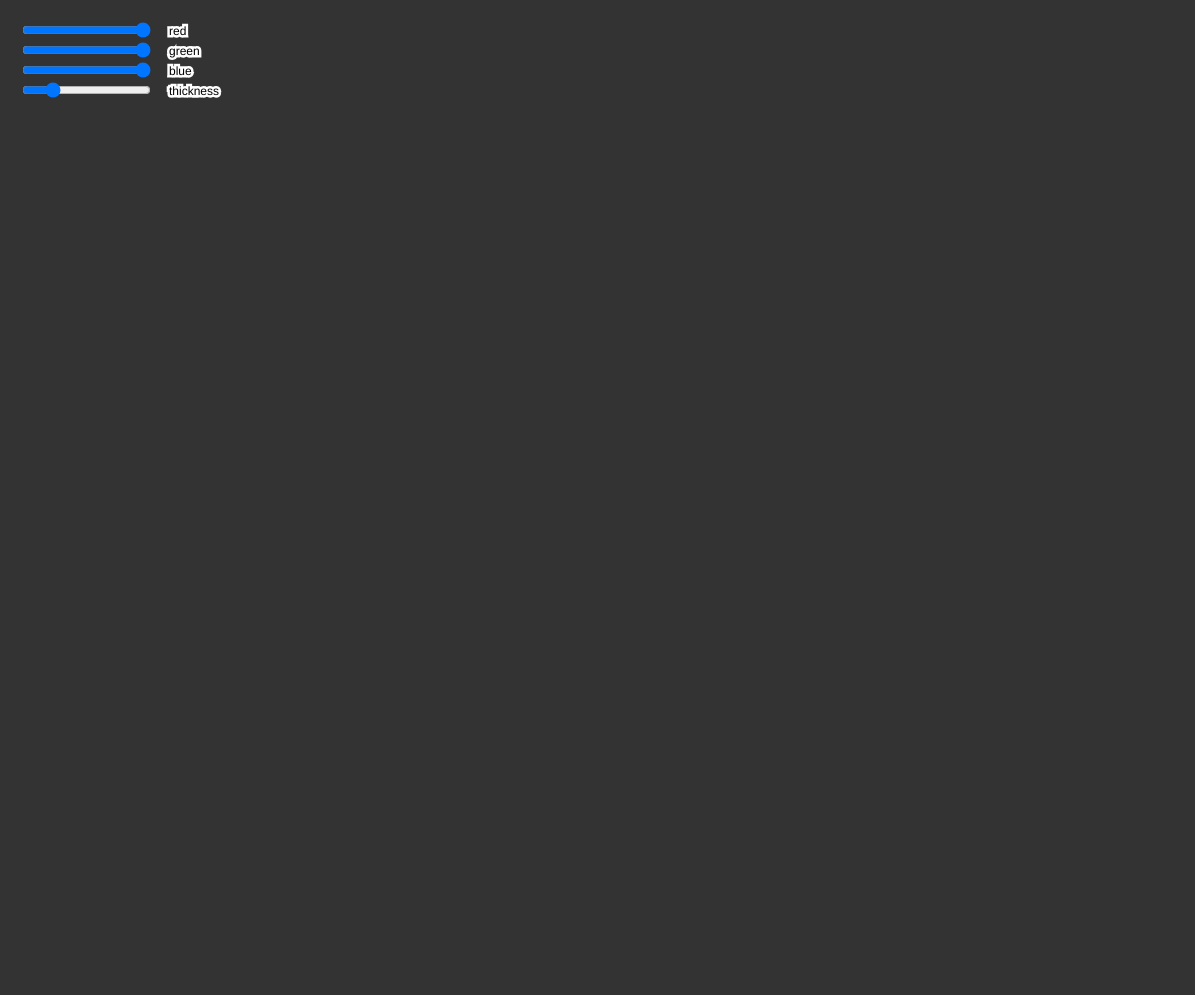
Frame 1 (no input)
Frame 60 (no input): identical to frame 1, image omitted
Frame 120 (the mouse pressed at the canvas centre since frame 60): identical to frame 1, image omitted

The p5.js sketch that drew this single still picture (run headless with seeded random() and noise() and a simulated clock; from frame 60 on, the mouse is pressed at the canvas centre):

// p5.js sketch
// ── sketch.js
var xol;
var yol;
var temp = 5;
var colr;
var colg;
var colb;
var wei;

function setup() {
  createCanvas(windowWidth -5, windowHeight -5);
  background(51);
  stroke(255);
  strokeWeight(5);
  colr = createSlider(0, 255, 255);
  colr.position(20, 20);
  colg = createSlider(0, 255, 255);
  colg.position(20, 40);
  colb = createSlider(0, 255, 255);
  colb.position(20, 60);
  wei = createSlider(0, 20, 4);
  wei.position(20, 80);
  text("red", colr.x * 2 + colr.width, 35);
  text("green", colg.x * 2 + colg.width, 55);
  text("blue", colb.x * 2 + colb.width, 75);
  text("thickness", wei.x * 2 + wei.width, 95);
}

function draw() {
  temp++;
  if (temp = 5) {
    temp = 0;
    xol = mouseX;
    yol = mouseY;
  }
}

function mouseDragged() {
  if (temp = 5 && mouseY >= height / 2) {
  stroke(colr.value(), colg.value(), colb.value());
  strokeWeight(wei.value());
  line(mouseX, mouseY, xol, yol);
  line(mouseX, dist(0, mouseY, 0, height), xol, dist(0, yol, 0, height));
  //console.log("lel");
  }
}

function keyPressed() {
  if (keyCode === UP_ARROW) {
    background(51);
    stroke(255);
    strokeWeight(5);
    text("red", colr.x * 2 + colr.width, 35);
    text("green", colg.x * 2 + colg.width, 55);
    text("blue", colb.x * 2 + colb.width, 75);
    text("thickness", wei.x * 2 + wei.width, 95);
  }
}
